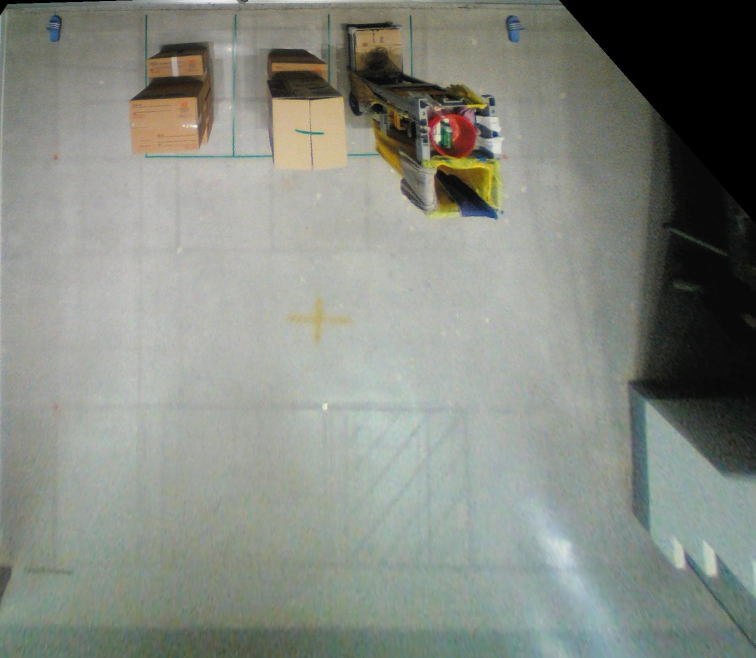
#> input picture images/IPM_samples/IPM_A.jpg, 1511 x 1315 px (shown at 1/2 size)
$ python -i detector.py   (imports and definitions only)   (older library calls are emulated)
#> lines starting #> are read from the running program, lines starting #| are printed output that depends on the picture; after the words box and inside, x2 and y2 are one past the last pixel; in counts of white or black regions, pixels touching at a corner belong together
#> further down, picture is the input picture: shape (1315, 1511, 3); mean B, G, R 130.2, 138.1, 133.7
#!/usr/bin/env python
import time
import cv2
import numpy as np
from sklearn.externals import joblib
#import joblib

""" load KNN classifier """
# [1 line not run here, left out]
classes = {0:'Empty',1:'Up',2:'Down'}


def Vehicle_Detector(image):

    """ 1. image to grayscale & Gaussian filtering"""
    gray = cv2.cvtColor(image, cv2.COLOR_BGR2GRAY)
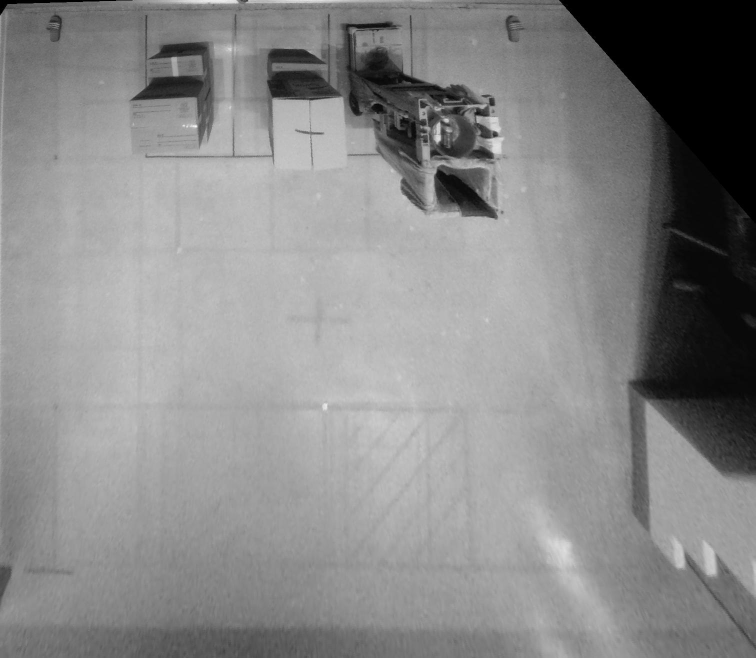
#> gray: shape (1315, 1511) (shown at 1/2 size); min 0, max 252, mean 135.9
    blurred = cv2.GaussianBlur(gray, (3, 3), 0) # Erase Noise

    """ 2. Edge Detection using Canny algorithm"""
    edged = cv2.Canny(blurred, 80, 200)  # Canny Edge Detection
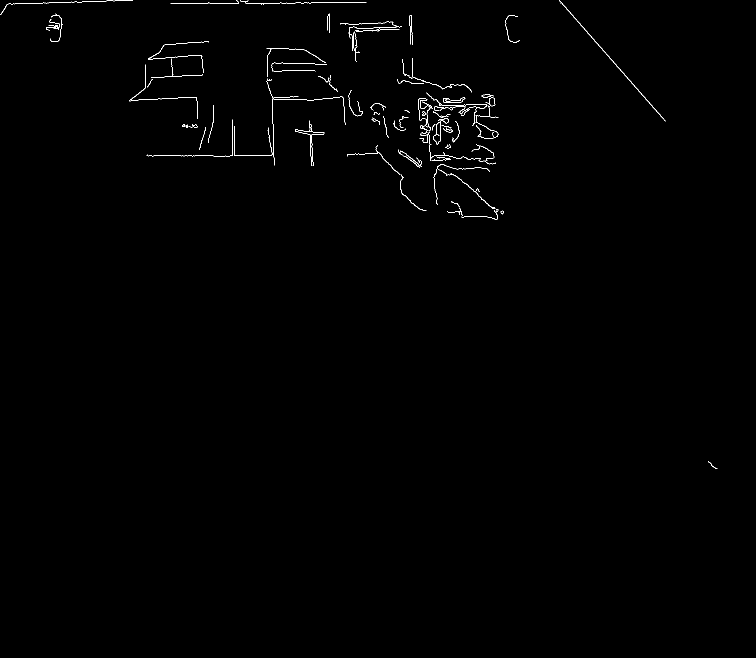
#> edged: shape (1315, 1511) (shown at 1/2 size); 0.44% white in thin lines or dots, all inside (x1, y1, x2, y2) = (0, 0, 1435, 938)
    #cv2.imshow("edge", edged)

    kernel = np.ones((5,5),np.uint8)
    closed = cv2.morphologyEx(edged, cv2.MORPH_CLOSE, kernel) # Edge enhancement
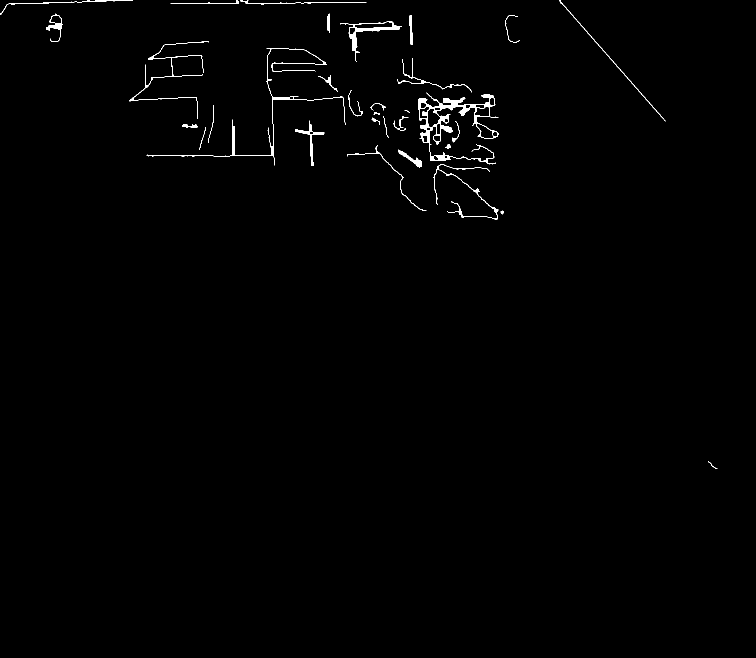
#> closed: shape (1315, 1511) (shown at 1/2 size); 0.69% white; 34 white regions (1 under 20 px)

    """ 3. find contours from edge image """
    _, contours, _ = cv2.findContours(closed.copy(), cv2.RETR_EXTERNAL, cv2.CHAIN_APPROX_SIMPLE)
#> contours = 34 contours, 5 with area under 20; largest, box (x1, y1, x2, y2) and area: (836, 185, 997, 329) 6016, (680, 42, 804, 124) 1684, (293, 97, 692, 331) 644, (92, 27, 126, 84) 562, (590, 241, 649, 332) 514

    #image = cv2.drawContours(image, contours, -1, (0, 0, 255), 3)
    #cv2.imshow("contour", image)

    for cnt in contours:

        """ ignore small contours """
        if not cv2.contourArea(cnt) > 1000:
            continue

        """ 4. get minAreaRect """
        rect = cv2.minAreaRect(cnt)  # Rotated Rectangle
        box = cv2.boxPoints(rect)

        (x, y), (width, height), rect_angle = rect

        """ angle adjustment"""
        angle = 90+rect_angle if width>height else rect_angle

        image = cv2.drawContours(image, [box.astype(np.int0)], -1, (0,255,0), 3) # green

        """ vehicle cropping using perspective transform (classifier input) """
        width, height = int(width), int(height)
        src_pts = box.astype(np.float32)
        dst_pts = np.float32([[0,height], [0,0], [width,0], [width,height]])

        M = cv2.getPerspectiveTransform(src_pts, dst_pts)

        img_vehicle_crop = cv2.warpPerspective(image, M, (width, height))

        """ crop image -90 degree rotation """
        if width > height:
            img_vehicle_crop = cv2.transpose(img_vehicle_crop)
            img_vehicle_crop = cv2.flip(img_vehicle_crop, flipCode=0)
        # cv2.imshow("crop", img_vehicle_crop)

        """ Classifier input pre-processing """
        img_vehicle_crop = cv2.resize(img_vehicle_crop, (40, 80))
        img_vehicle_crop = cv2.cvtColor(img_vehicle_crop,cv2.COLOR_BGR2GRAY)
        input_x = img_vehicle_crop.flatten()

        """ Classify """
        out = classifier.predict(input_x[None, :])

        """ If output is "down", then angle+=180 """
        if out[0] == 2:
            angle += 180

        """ angle re-arrange (0~360) """
        angle = 360 + angle if angle < 0 else angle
        angle = angle - 360 if angle > 360 else angle

        image = cv2.putText(image, "heading : %d" % (angle), tuple(box[2]), cv2.FONT_HERSHEY_SIMPLEX, 0.5, (0,0,0), thickness=2)
#> this loop made 20 passes
#> (rect, x, y, width, height, rect_angle, angle, dst_pts) on pass 20: (((915.3, 256.5), (139, 162.1), -88.18), 915.3, 256.5, 138, 162, -88.18, -88.18, [[0, 162], [0, 0], [138, 0], [138, 162]])
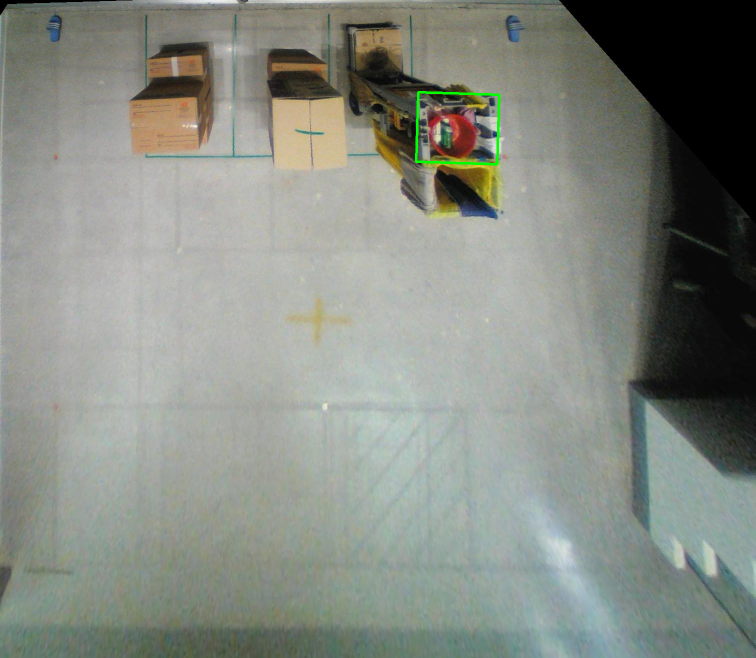
#> image: shape (1315, 1511, 3) (shown at 1/2 size); 0.15% of pixels changed, all inside (x1, y1, x2, y2) = (830, 182, 1001, 331)
    return image, rect_list, center_x, center_y, angle


def Space_Detector(image, space):
    _image = cv2.cvtColor(image, cv2.COLOR_BGR2GRAY)

    empty_sace_ids = []

    for idx, s in enumerate(space):
        (x1, y1), (x2, y2) = s
        space_crop = _image[y1:y2, x1:x2]  # space cropping
        space_crop = cv2.resize(space_crop, (40, 80))  # resize to classifier input size

        """ Classify """
        input_x = space_crop.flatten()

        out = classifier.predict(input_x[None, :])

        if out[0] == 0:  # 0 means empty , 1 and 2 mean occupy
            empty_space_ids.append(idx)

    return empty_space_ids

>>> import cv2
>>> picture = cv2.imread('../../images/IPM_samples/IPM_A.jpg')
#> (the run stopped early here; a loop or call above may not have finished)

$ run again, on images/IPM_samples/IPM_B.jpg
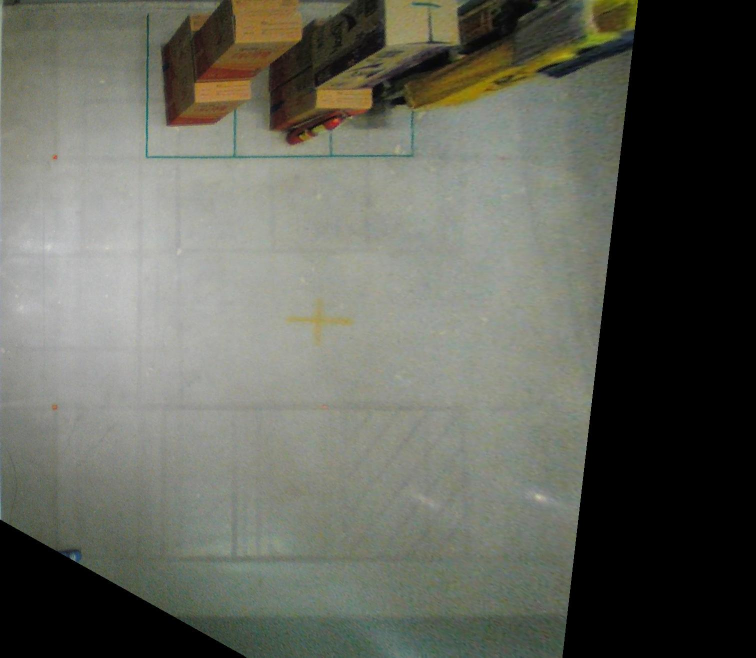
#> input picture images/IPM_samples/IPM_B.jpg, 1511 x 1315 px (shown at 1/2 size)
#> picture is the input picture: shape (1315, 1511, 3); mean B, G, R 90.8, 99.9, 98.2
#> in Vehicle_Detector, `edged = cv2.Canny(blurred, 80, 200)`:
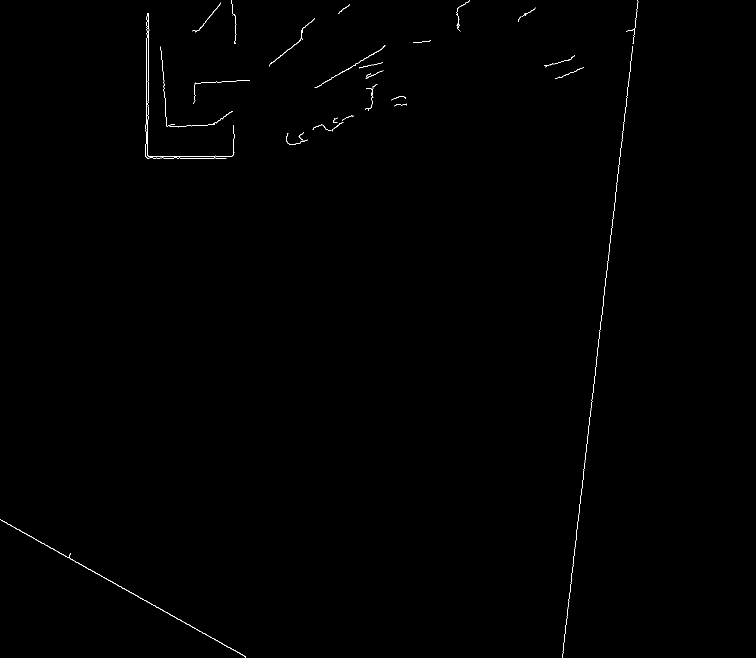
#> edged: shape (1315, 1511) (shown at 1/2 size); 0.26% white in thin lines or dots, all inside (x1, y1, x2, y2) = (0, 0, 1277, 1315)
#> closed: shape (1315, 1511); 0.35% white; 23 white regions
#> contours = 23 contours, 7 with area under 20; largest, box (x1, y1, x2, y2) and area: (291, 26, 469, 318) 1690, (1124, 0, 1277, 1315) 288, (0, 1039, 492, 1315) 261, (321, 93, 465, 255) 121, (539, 37, 630, 133) 90
#> the loop in Vehicle_Detector, `for cnt in contours: ` made 17 passes
#> (x, y, width, height, rect_angle, angle, src_pts, dst_pts) on pass 17: (379.5, 171.5, 291, 177, -90, 0, [[468, 317], [291, 317], [291, 26], [468, 26]], [[0, 177], [0, 0], [291, 0], [291, 177]])
#> after the loop in Vehicle_Detector, `for cnt in contours:`:
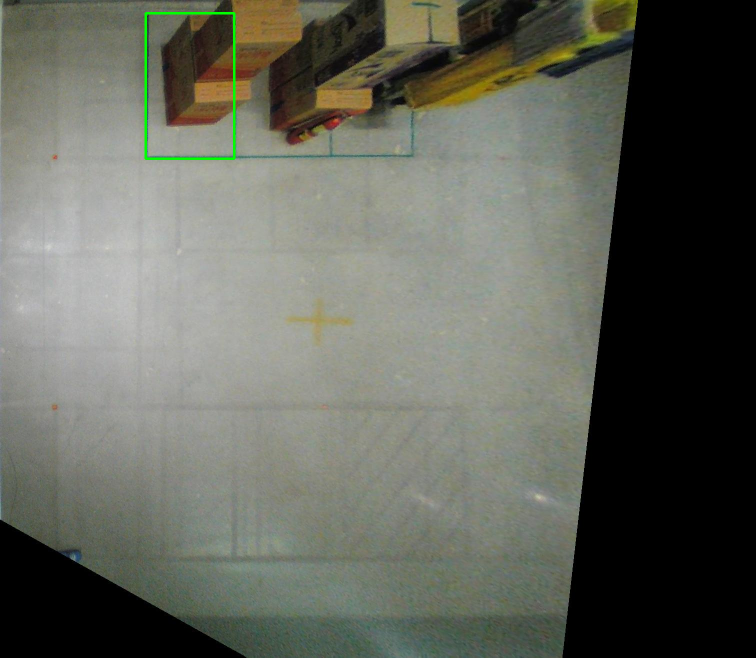
#> image: shape (1315, 1511, 3) (shown at 1/2 size); 0.23% of pixels changed, all inside (x1, y1, x2, y2) = (289, 24, 471, 320)

$ run again, on images/IPM_samples/IPM_C.jpg
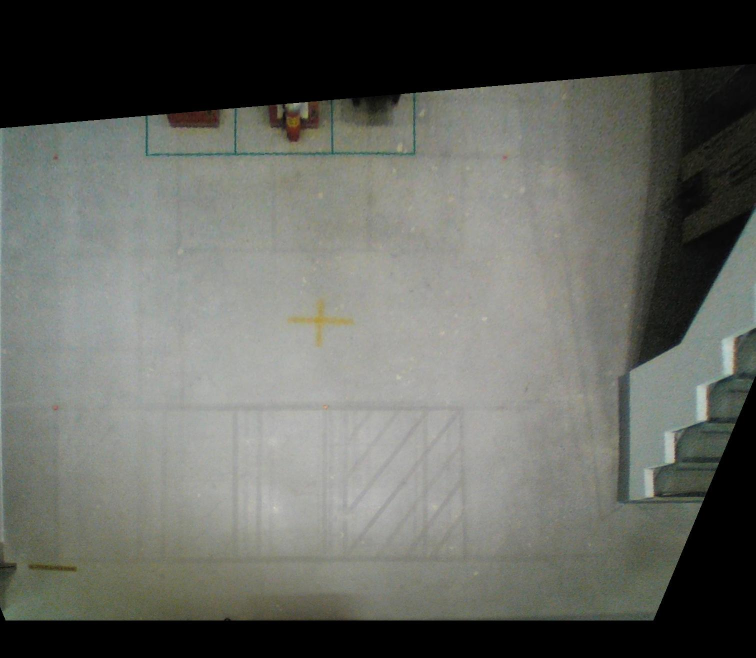
#> input picture images/IPM_samples/IPM_C.jpg, 1511 x 1315 px (shown at 1/2 size)
#> picture is the input picture: shape (1315, 1511, 3); mean B, G, R 95.6, 101.4, 99.5
#> in Vehicle_Detector, `edged = cv2.Canny(blurred, 80, 200)`:
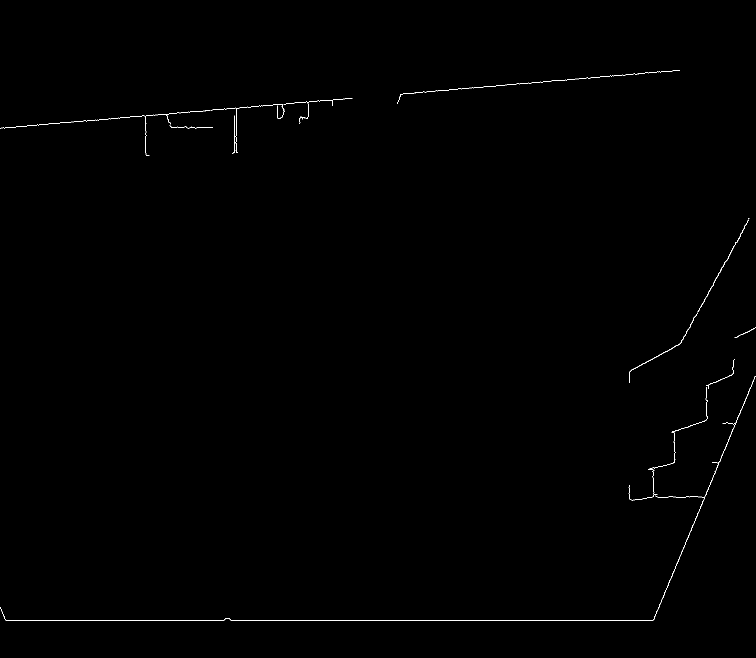
#> edged: shape (1315, 1511) (shown at 1/2 size); 0.25% white in thin lines or dots, all inside (x1, y1, x2, y2) = (0, 140, 1511, 1242)
#> contours = 5 contours, 1 with area under 20; largest, box (x1, y1, x2, y2) and area: (0, 196, 705, 312) 862, (0, 718, 1511, 1242) 571, (1258, 436, 1499, 766) 186, (794, 140, 1360, 208) 152
#> the loop in Vehicle_Detector, `for cnt in contours: ` made 5 passes

$ run again, on images/IPM_samples/IPM_D.jpg
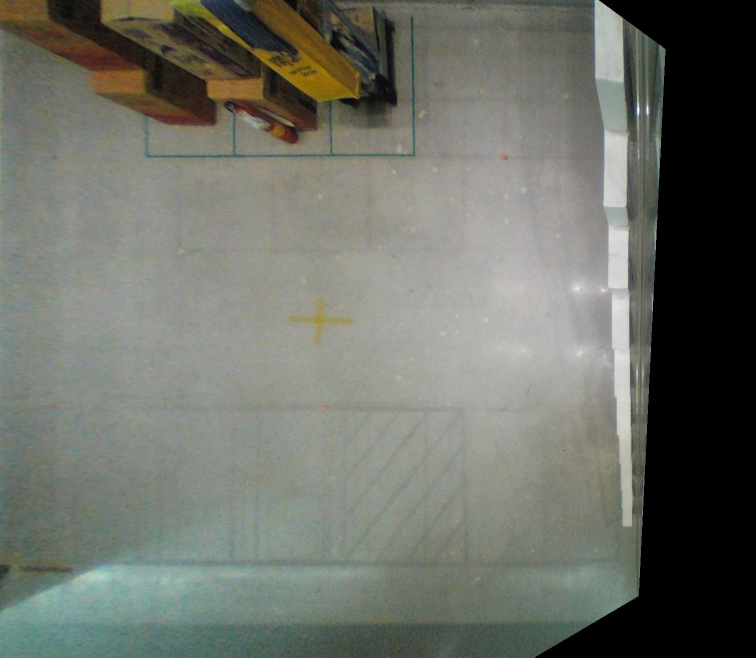
#> input picture images/IPM_samples/IPM_D.jpg, 1511 x 1315 px (shown at 1/2 size)
#> picture is the input picture: shape (1315, 1511, 3); mean B, G, R 103.7, 112, 109.1
#> in Vehicle_Detector, `gray = cv2.cvtColor(image, cv2.COLOR_BGR2GRAY)`:
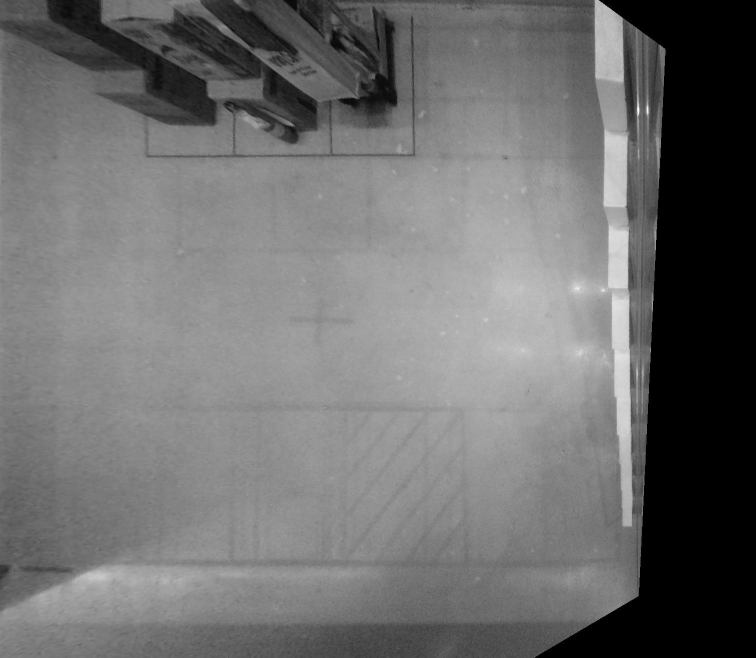
#> gray: shape (1315, 1511) (shown at 1/2 size); min 0, max 254, mean 110.2
#> in Vehicle_Detector, `edged = cv2.Canny(blurred, 80, 200)`:
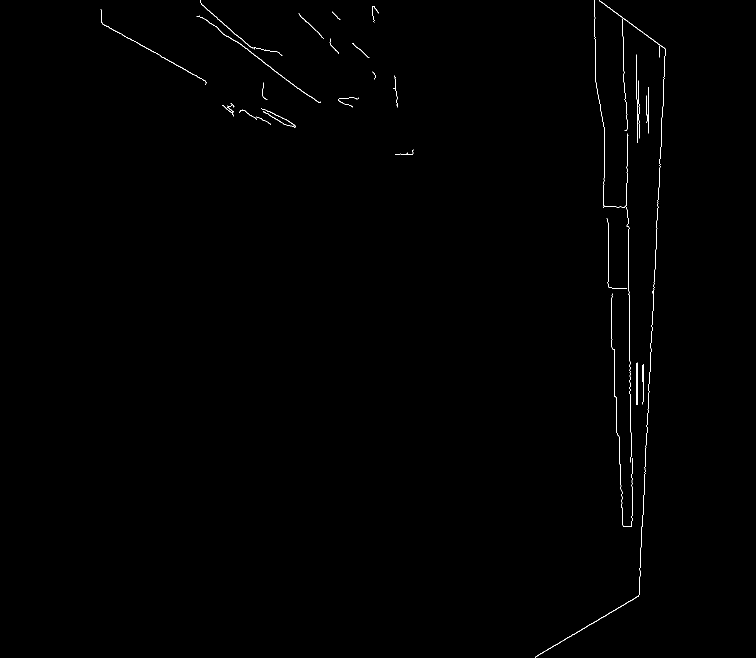
#> edged: shape (1315, 1511) (shown at 1/2 size); 0.33% white in thin lines or dots, all inside (x1, y1, x2, y2) = (201, 0, 1332, 1315)
#> contours = 22 contours, 4 with area under 20; largest, box (x1, y1, x2, y2) and area: (522, 216, 591, 255) 514, (1272, 109, 1279, 286) 438, (1071, 0, 1332, 1315) 373, (1272, 725, 1276, 810) 248, (1189, 0, 1266, 1053) 208
#> the loop in Vehicle_Detector, `for cnt in contours: ` made 22 passes
